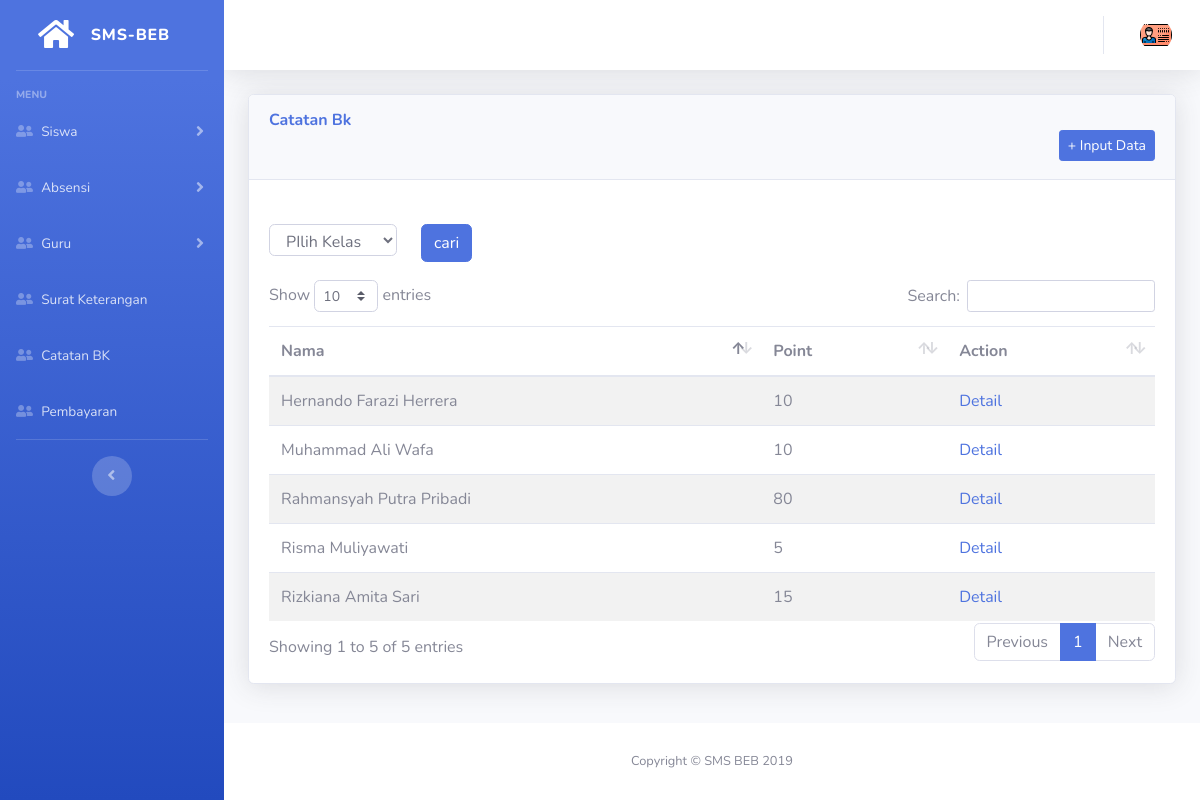
The app's page /index.php/dashboard/surat_keterangan/bk with its own data.
### tables this page shows
CREATE TABLE `tb_siswa` (
  `nis` varchar(11) NOT NULL,
  `nama` varchar(30) NOT NULL,
  `email` varchar(50) NOT NULL,
  `password` varchar(50) NOT NULL,
  `jenis_kelamin` tinyint(1) NOT NULL,
  `id_kelas` varchar(5) NOT NULL,
  `alamat` varchar(100) NOT NULL,
  `tempat_lahir` varchar(50) NOT NULL,
  `tanggal_lahir` date NOT NULL,
  `no_hp` varchar(13) NOT NULL,
  `kode` enum('User') DEFAULT NULL,
  `foto` varchar(100) NOT NULL
);

### application/views/backend/layout/content.php (called while the page is built)
<?php
include str_replace("system", "application/views/backend/content", BASEPATH)."/$content.php";
 ?>

### application/controllers/dashboard/Surat_keterangan.php (called while the page is built, shortened)
<?php
class Surat_Keterangan extends CI_Controller {
	function __construct()
  	{
		$this->low = "tb_keterangan";
    }
    public function bk(){
        $data['title'] = "Data Bk";
        $data['content'] = "$this->low/bk";
        $where = "";
        $data['kelas'] = $this->db->get("tb_kelas")->result_array();
		$data['list'] = $this->db->query("SELECT SUM(tk.point) as point, ts.* FROM tb_bk tk JOIn tb_siswa ts ON tk.nis=ts.nis $where GROUP BY tk.nis")->result_array();
        $this->load->view('backend/index',$data);
    }
}

### index.php (called while the page is built, shortened)
<?php
require_once BASEPATH.'core/CodeIgniter.php';

### application/views/backend/content/tb_keterangan/bk.php (the view, shortened to what this page needs)
<div class="container-fluid">
  <div class="card shadow mb-4">
    <div class="card-header py-3">
        <h6 class="m-0 font-weight-bold text-primary datatable">Catatan Bk</h6>
        <a href="<?= base_url().$this->uri->segment(1)."/".$this->uri->segment(2)."/add/" ?>"><button class="btn btn-primary btn-sm float-right">+ Input Data</button></a>
    </div>
    <div class="card-body">
    <form action="" method="POST">
        <div class="row">
          <div class="form-group col-md-2">
            <select name="kelas" id="" class="form-control">
            <option value="">PIlih Kelas</option>
            </select>
          </div>
          <div class="form-group col-md-1">
                <input type="submit" name="cari" value="cari" class="btn btn-primary btn-block">
          </div>
        </div>
      </form>
      <div class="table-responsive">
        <table class="table table-striped" width="100%">
            <thead>
            <tr>
                <th scope="col">Nama</th>
                <th scope="col">Point</th>
                <th scope="col"
                    <center><span>Action</span></center>
                </th>
            </tr>
            </thead>
            <tbody>
          <?php
          foreach ($list as $data) {
            ?>
            <tr>
              <td><?=$data['nama']?></td>
              <td><?=$data['point']?></td>
              <td><a href='<?= base_url().$this->uri->segment(1)."/".$this->uri->segment(2)."/detail/" ?><?= $data['nis']?>'>Detail</a></td>
            </tr>
              <?php
          }
          ?>
          </tbody>
          </table>
      </div>
    </div>
  </div>
</div>

### assets/css/custom.css (style rules this page uses)
.btn { margin-bottom: 2px; }
.form-control { height: 32px; }
button { outline: none !important; }

### records on screen
tb_siswa: nama "Rahmansyah Putra Pribadi", point "80"
tb_siswa: nama "Rizkiana Amita Sari", point "15"
tb_siswa: nama "Hernando Farazi Herrera", point "10"
tb_siswa: nama "Risma Muliyawati", point "5"
tb_siswa: nama "Muhammad Ali Wafa", point "10"
